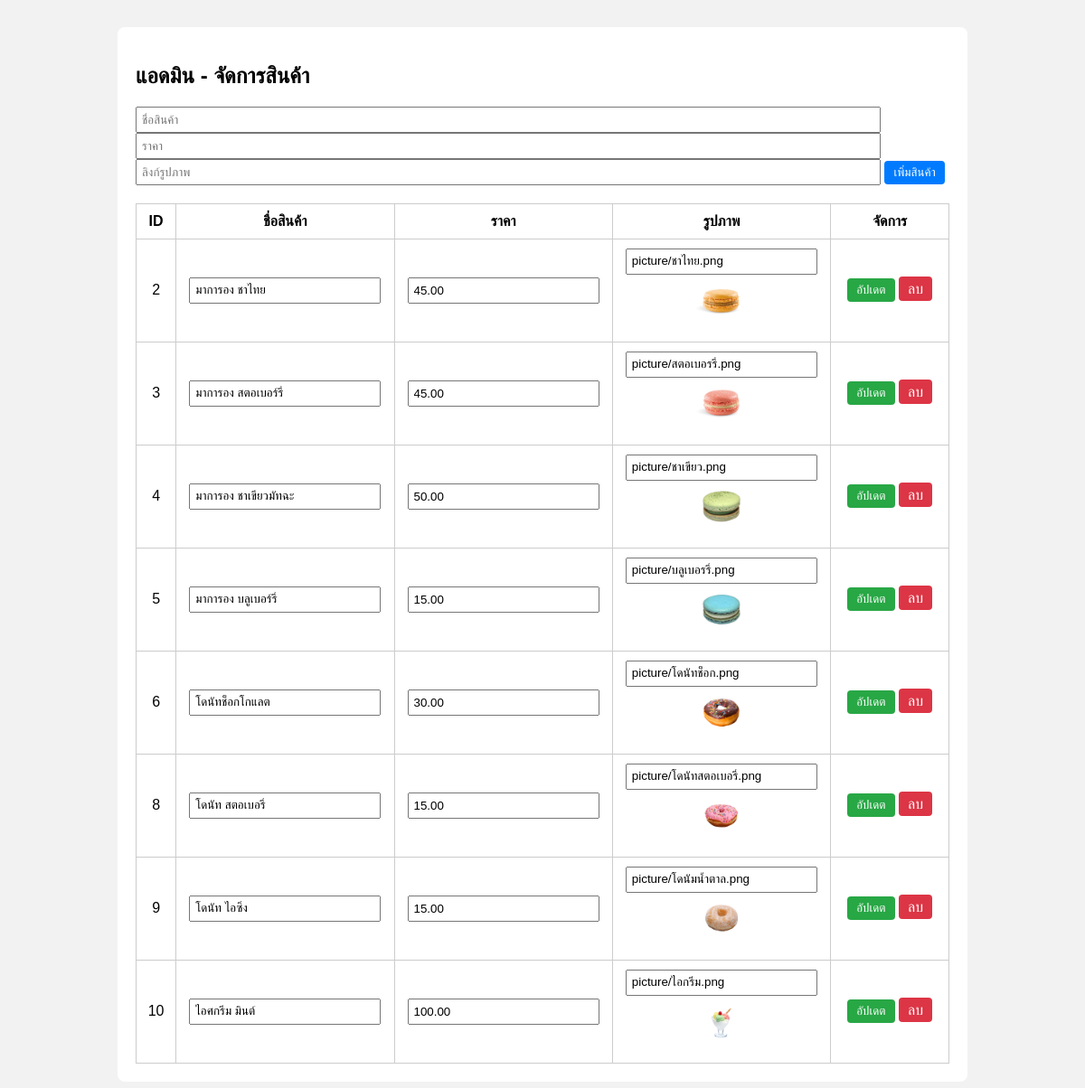
/addproduct.php, run on the app's committed database.
### tables this page shows
CREATE TABLE `products` (
  `id` int(11) NOT NULL,
  `name` varchar(255) NOT NULL,
  `price` decimal(10,2) NOT NULL,
  `image` varchar(255) NOT NULL
);

### addproduct.php (the view, shortened to what this page needs)
<?php
include 'db_connect.php';
?>
<!DOCTYPE html>
<html lang="th">
<head>
</head>
<body>
<div class="container">
    <h2>แอดมิน - จัดการสินค้า</h2>
    <form method="post">
        <input type="text" name="name" placeholder="ชื่อสินค้า" required>
        <input type="number" name="price" placeholder="ราคา" step="0.01" required>
        <input type="text" name="image" placeholder="ลิงก์รูปภาพ" required>
        <button type="submit" name="add" class="btn">เพิ่มสินค้า</button>
    </form>
    <table>
        <tr>
            <th>ID</th>
            <th>ชื่อสินค้า</th>
            <th>ราคา</th>
            <th>รูปภาพ</th>
            <th>จัดการ</th>
        </tr>
        <?php
        $result = $conn->query("SELECT * FROM products");
        while ($row = $result->fetch_assoc()):
        ?>
        <tr>
            <form method="post">
                <td><?= $row['id'] ?></td>
                <td><input type="text" name="name" value="<?= htmlspecialchars($row['name']) ?>"></td>
                <td><input type="number" name="price" value="<?= $row['price'] ?>"></td>
                <td>
                    <input type="text" name="image" value="<?= $row['image'] ?>">
                    <br>
                    <img src="<?= $row['image'] ?>" alt="" width="60">
                </td>
                <td>
                    <button type="submit" name="update" class="btn btn-edit">อัปเดต</button>
                    <a href="admin.php?delete=<?= $row['id'] ?>" class="btn btn-danger" onclick="return confirm('ยืนยันการลบ?')">ลบ</a>
                </td>
            </form>
        </tr>
        <?php endwhile; ?>
    </table>
</div>
</body>
</html>

### addproduct.php (style rules this page uses)
body { font-family: Arial, sans-serif; background: #f2f2f2; }
.container { width: 900px; margin: 30px auto; background: white; padding: 20px; border-radius: 8px; }
table { width: 100%; border-collapse: collapse; margin-top: 20px; }
table, th, td { border: 1px solid #ccc; }
th, td { padding: 10px; text-align: center; }
input[type="text"], input[type="number"] { width: 90%; padding: 5px; }
.btn { padding: 5px 10px; background: #007bff; color: white; border: none; border-radius: 4px; cursor: pointer; }
.btn-danger { background: #dc3545; text-decoration:none; }
.btn-edit { background: #28a745; text-decoration:none; }

### data on the page
products: id "2", name "มาการอง ชาไทย", price "45.00", image "picture/ชาไทย.png", image (picture)
products: id "3", name "มาการอง สตอเบอร์รี่", price "45.00", image "picture/สตอเบอรรี่.png", image (picture)
products: id "4", name "มาการอง ชาเขียวมัทฉะ", price "50.00", image "picture/ชาเขียว.png", image (picture)
products: id "5", name "มาการอง บลูเบอร์รี่", price "15.00", image "picture/บลูเบอรรี่.png", image (picture)
products: id "6", name "โดนัทช็อกโกแลต", price "30.00", image "picture/โดนัทช็อก.png", image (picture)
products: id "8", name "โดนัท สตอเบอรี่", price "15.00", image "picture/โดนัทสตอเบอรี่.png", image (picture)
products: id "9", name "โดนัท ไอซิ่ง", price "15.00", image "picture/โดนัมน้ำตาล.png", image (picture)
products: id "10", name "ไอศกรีม มินต์", price "100.00", image "picture/ไอกรีม.png", image (picture)
